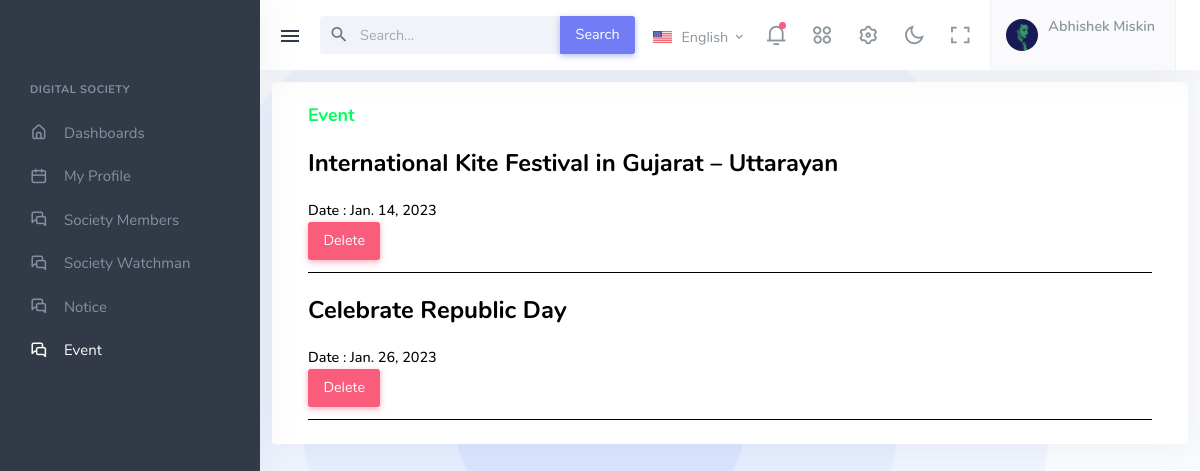
The app's page /event_page/ (signed in), older data.
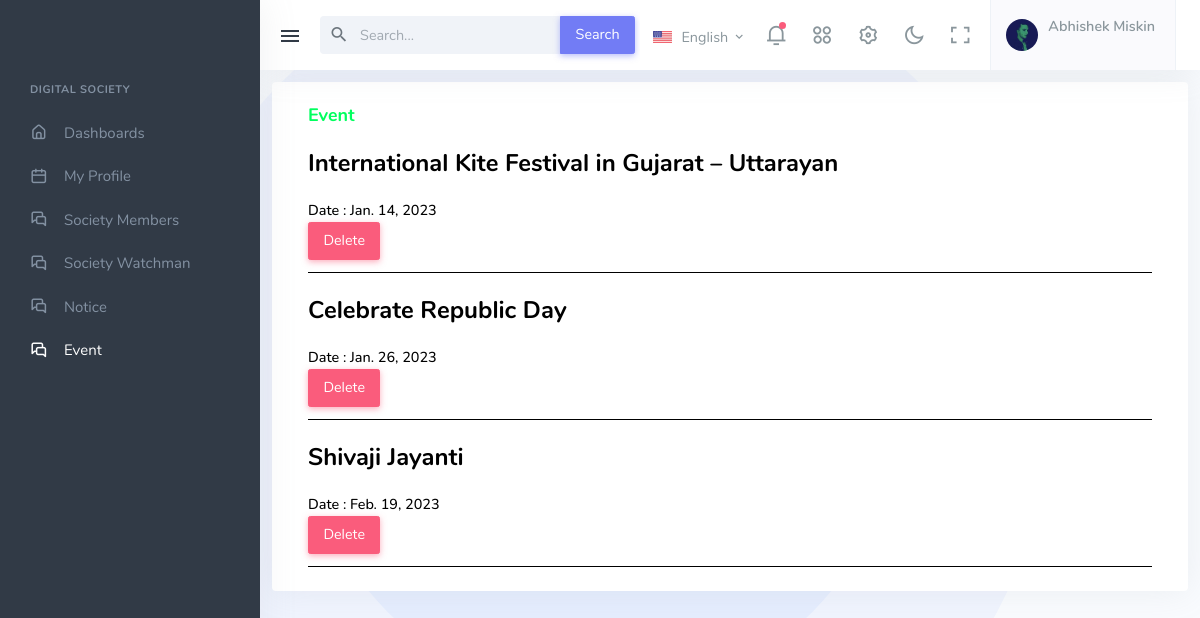
The same page, newer data.
### digital_App/models.py (models this page shows, shortened)
class Event(models.Model):
    AddEvent = models.CharField(max_length=50, default=str(), blank=True)
    Date = models.DateField()
    class Meta:
        db_table = "Event"

### digital_App/views.py (the view)
# urls.py: path("event_page/", event_page, name="event_page"),
def event_page(request):
    if 'email' in request.session:
        load_All_Events(request) # Load All Event
        return render(request, "event_page.html", default_data)
    return render(request, "event_page.html", default_data)

### digital_App/views.py (called while the page is built)
def load_All_Events(request):
    print(request.POST)
    event = Event.objects.all()
    default_data['event'] = event

### digital_App/templates/event_page.html (shortened to what the changed rows need)
{% extends 'base.html' %}
{% load static %}
{% block Main_Code %}
<div class="content-page">
    <div class="content">
        <div class="row">
            <div class="col-12">
                <div class="page-title-box">
                    <div class="container-fluid">
                        <div class="row">
                                <div class="card widget-flat mt-2">
                                    <div class="card-body">
                                        {% for e_data in event %}
                                        <div style="border-bottom: 1px solid black;">
                                            <h3 class="mt-3 mb-3" style="color: black;">{{e_data.AddEvent}}</h3>
                                            <p class="mb-0">
                                                <span class="me-2" style="color: black; font-weight: 500;">Date : {{e_data.Date}}</span>
                                            </p>
                                            <button class="btn btn-danger mb-2"> <a style="color: white;" href="{% url 'delete_event' event=e_data.AddEvent %}"> Delete</a></button>
                                        </div>
                                        {% endfor %}
                                    </div>
                                </div>
                        </div>
                    </div>
                </div>
            </div>
        </div>
    </div>
</div>
{% endblock %}

Row changes from the older to the newer data that the page shows:
added Event: AddEvent "Shivaji Jayanti", Date "Feb. 19, 2023"
